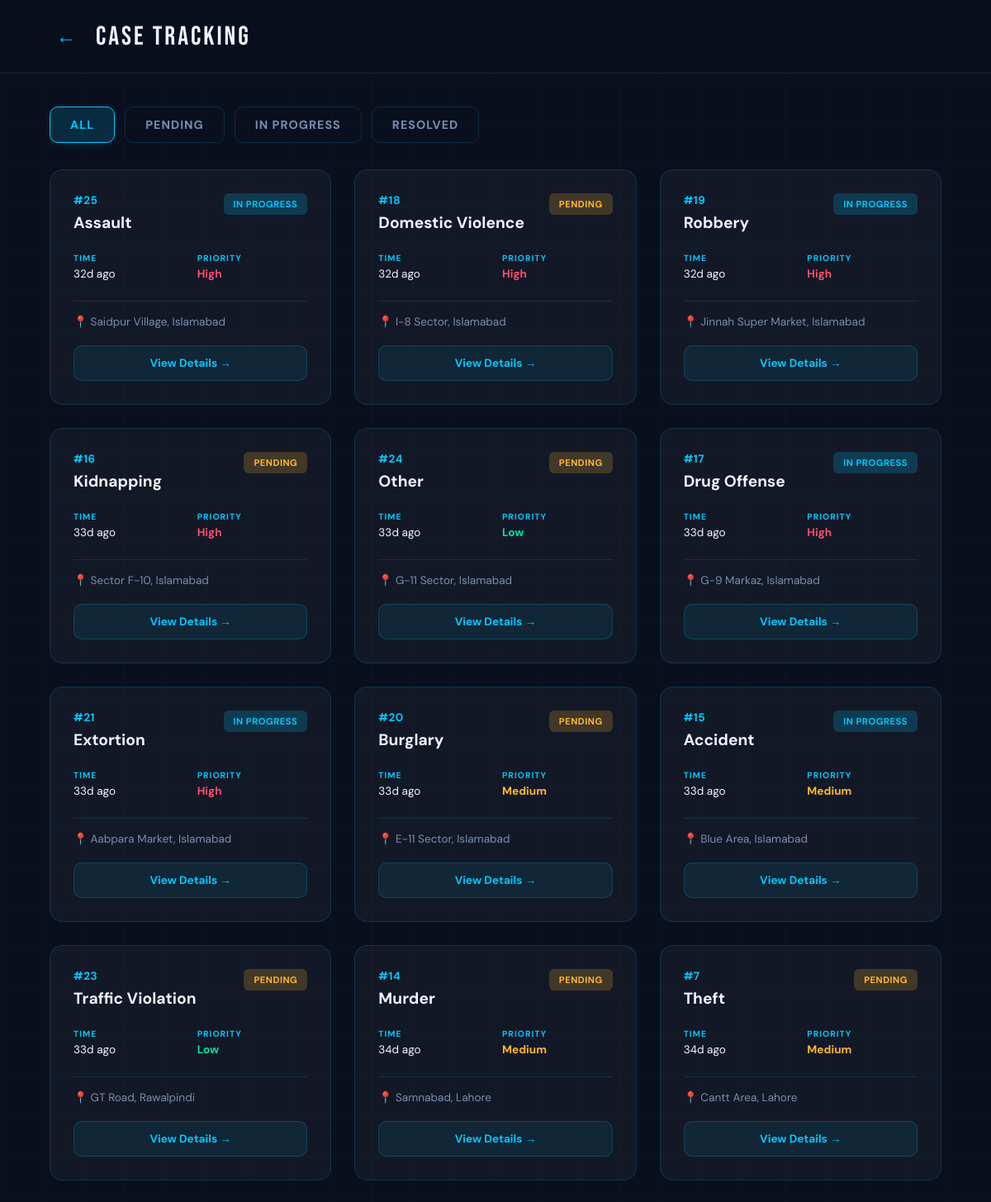
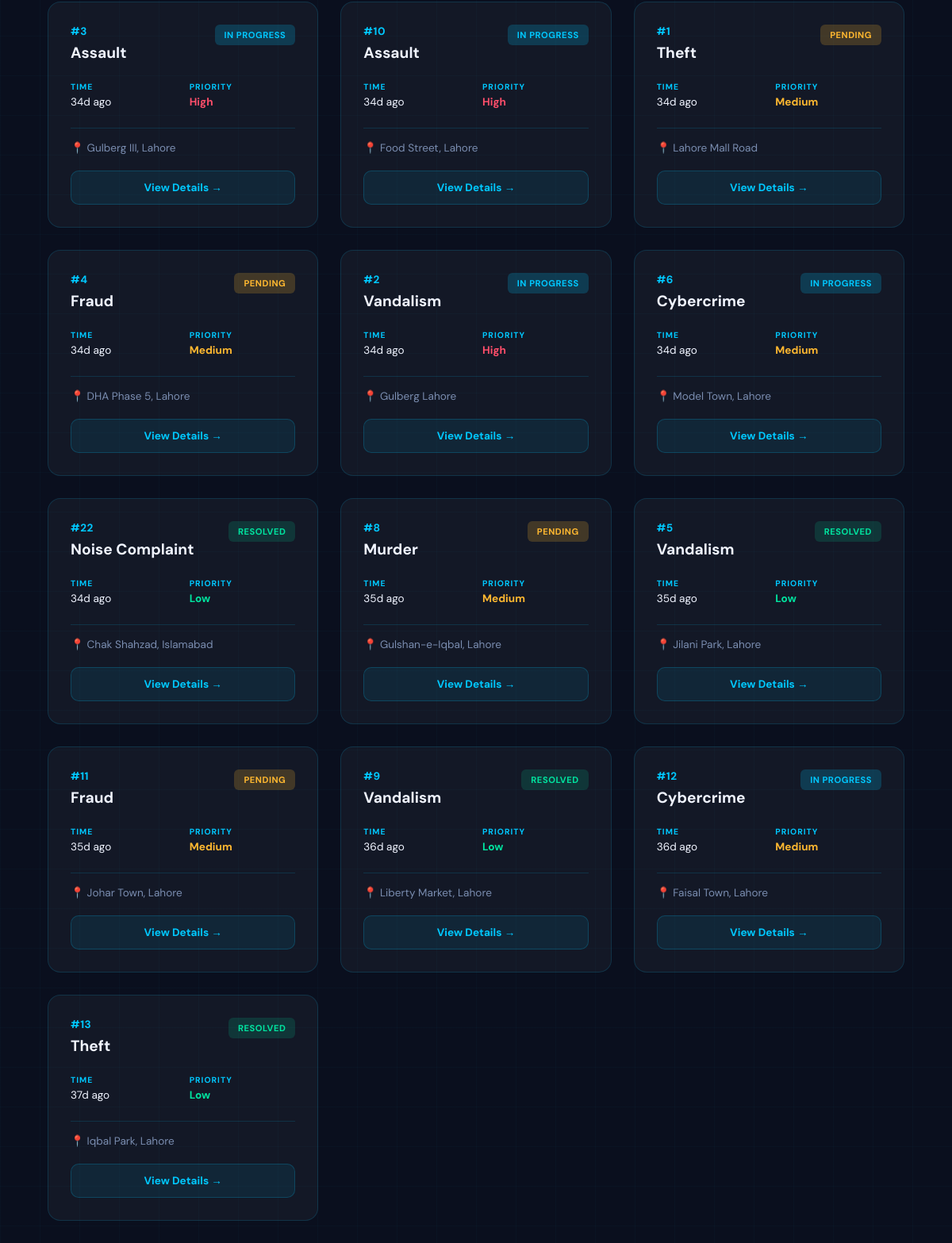
The app's page /case_tracking with its own data (2 pictures, top to bottom).
### tables this page shows
CREATE TABLE Cases (
    case_id INTEGER PRIMARY KEY AUTOINCREMENT,
    complaint_id INTEGER UNIQUE,
    assigned_police_id INTEGER,
    assigned_detective_id INTEGER,
    assigned_volunteer_id INTEGER,
    priority TEXT DEFAULT 'Medium' CHECK(priority IN ('High','Medium','Low')),
    notes TEXT,
    last_updated DATETIME DEFAULT CURRENT_TIMESTAMP,

    FOREIGN KEY (complaint_id) REFERENCES Complaints(complaint_id),
    FOREIGN KEY (assigned_police_id) REFERENCES AuthorizedPersonnel(personnel_id),
    FOREIGN KEY (assigned_detective_id) REFERENCES AuthorizedPersonnel(personnel_id),
    FOREIGN KEY (assigned_volunteer_id) REFERENCES AuthorizedPersonnel(personnel_id)
);

CREATE TABLE Complaints (
    complaint_id INTEGER PRIMARY KEY AUTOINCREMENT,
    user_id INTEGER,
    category_id INTEGER,
    description TEXT NOT NULL,
    location TEXT NOT NULL,
    status TEXT DEFAULT 'Pending' CHECK(status IN ('Pending','In Progress','Resolved')),
    created_at DATETIME DEFAULT CURRENT_TIMESTAMP,

    FOREIGN KEY (user_id) REFERENCES Citizens(citizen_id),
    FOREIGN KEY (category_id) REFERENCES CrimeCategories(category_id)
);

CREATE TABLE CrimeCategories (
    category_id INTEGER PRIMARY KEY AUTOINCREMENT,
    name TEXT UNIQUE NOT NULL
);

### app.py (the view)
@app.route('/case_tracking')
@app.route('/case_tracking/<filter_type>')
def case_tracking(filter_type=None):
    db = get_db_connection()
    if filter_type == 'high_priority':
        cases = db.execute('''
            SELECT c.complaint_id, cc.name as category_name, c.location, c.status,
                   cs.priority, c.created_at
            FROM Complaints c
            JOIN CrimeCategories cc ON c.category_id = cc.category_id
            JOIN Cases cs ON c.complaint_id = cs.complaint_id
            WHERE cs.priority = 'High'
            ORDER BY c.created_at DESC
        ''').fetchall()
    else:
        cases = db.execute('''
            SELECT c.complaint_id, cc.name as category_name, c.location, c.status,
                   cs.priority, c.created_at
            FROM Complaints c
            JOIN CrimeCategories cc ON c.category_id = cc.category_id
            LEFT JOIN Cases cs ON c.complaint_id = cs.complaint_id
            ORDER BY c.created_at DESC
        ''').fetchall()
    all_cases = []
    for c in cases:
        all_cases.append({
            'complaint_id': c['complaint_id'],
            'category_name': c['category_name'],
            'location': c['location'],
            'status': c['status'],
            'priority': c['priority'] if c['priority'] else 'Medium',
            'time_ago': time_ago(c['created_at'])
        })
    db.close()
    return render_template('case_tracking.html', cases=all_cases, filter_type=filter_type)

### app.py (called while the page is built)
def get_db_connection():
    conn = sqlite3.connect(DATABASE, timeout=10)
    conn.row_factory = sqlite3.Row
    return conn

def time_ago(dt_str):
    if not dt_str:
        return ''
    dt = datetime.strptime(dt_str, '%Y-%m-%d %H:%M:%S')
    now = datetime.utcnow()
    diff = now - dt
    minutes = int(diff.total_seconds() // 60)
    if minutes < 1:
        return 'Just now'
    elif minutes < 60:
        return f'{minutes}m ago'
    elif minutes < 1440:
        return f'{minutes // 60}h ago'
    else:
        return f'{minutes // 1440}d ago'

### templates/case_tracking.html (shortened to what this page needs)
<!DOCTYPE html>
<html lang="en">
<head>
</head>
<body>
  <div class="app-container">
    <div class="header">
      <button class="back-btn" onclick="window.history.back()">←</button>
      <div class="header-title">CASE TRACKING</div>
    </div>
    <div class="app-content">
      <div class="content">
        <div class="filter-tabs">
          <button class="filter-tab active" onclick="filterCases(this,'all')">All</button>
          <button class="filter-tab" onclick="filterCases(this,'Pending')">Pending</button>
          <button class="filter-tab" onclick="filterCases(this,'In Progress')">In Progress</button>
          <button class="filter-tab" onclick="filterCases(this,'Resolved')">Resolved</button>
        </div>
        <div id="caseList" class="cases-grid">
          {% for c in cases %}
          <div class="case-card" data-status="{{ c.status }}">
            <div class="case-top">
              <div>
                <div class="case-num">#{{ c.complaint_id }}</div>
                <div class="case-type">{{ c.category_name }}</div>
              </div>
              <span class="case-status {% if c.status == 'Pending' %}cs-pending{% elif c.status == 'In Progress' %}cs-progress{% else %}cs-resolved{% endif %}">{{ c.status }}</span>
            </div>
            <div class="case-meta">
              <div>
                <div class="meta-label">Time</div>
                <div>{{ c.time_ago }}</div>
              </div>
              <div>
                <div class="meta-label">Priority</div>
                <div class="{% if c.priority == 'High' %}pr-high{% elif c.priority == 'Medium' %}pr-med{% else %}pr-low{% endif %}">{{ c.priority if c.priority else 'Medium' }}</div>
              </div>
            </div>
            <div class="case-loc">📍 {{ c.location }}</div>
              <a href="/case_detail/{{ c.complaint_id }}{% if viewer_role == 'police' %}?assigned=1{% elif viewer_role == 'detective' %}?detective=1{% endif %}" class="view-btn">View Details →</a>
          </div>
          {% else %}
          <div class="empty-state">
            <div style="font-size:2.5rem;margin-bottom:16px;">📋</div>
            No cases found<br>
            <span style="font-size:0.8rem;opacity:0.7;">Your reported cases will appear here</span>
          </div>
          {% endfor %}
        </div>
      </div>
    </div>
  </div>
</body>
</html>

### records on screen
Cases: complaint_id "25", category_name "Assault", status "IN PROGRESS", time_ago "32d ago", priority "High", location "Saidpur Village, Islamabad"
Cases: complaint_id "18", category_name "Domestic Violence", status "PENDING", time_ago "32d ago", priority "High", location "I-8 Sector, Islamabad"
Cases: complaint_id "19", category_name "Robbery", status "IN PROGRESS", time_ago "32d ago", priority "High", location "Jinnah Super Market, Islamabad"
Cases: complaint_id "16", category_name "Kidnapping", status "PENDING", time_ago "33d ago", priority "High", location "Sector F-10, Islamabad"
Cases: complaint_id "24", category_name "Other", status "PENDING", time_ago "33d ago", priority "Low", location "G-11 Sector, Islamabad"
Cases: complaint_id "17", category_name "Drug Offense", status "IN PROGRESS", time_ago "33d ago", priority "High", location "G-9 Markaz, Islamabad"
Cases: complaint_id "21", category_name "Extortion", status "IN PROGRESS", time_ago "33d ago", priority "High", location "Aabpara Market, Islamabad"
Cases: complaint_id "20", category_name "Burglary", status "PENDING", time_ago "33d ago", priority "Medium", location "E-11 Sector, Islamabad"
Cases: complaint_id "15", category_name "Accident", status "IN PROGRESS", time_ago "33d ago", priority "Medium", location "Blue Area, Islamabad"
Cases: complaint_id "23", category_name "Traffic Violation", status "PENDING", time_ago "33d ago", priority "Low", location "GT Road, Rawalpindi"
Cases: complaint_id "14", category_name "Murder", status "PENDING", time_ago "34d ago", priority "Medium", location "Samnabad, Lahore"
Cases: complaint_id "7", category_name "Theft", status "PENDING", time_ago "34d ago", priority "Medium", location "Cantt Area, Lahore"
Cases: complaint_id "3", category_name "Assault", status "IN PROGRESS", time_ago "34d ago", priority "High", location "Gulberg III, Lahore"
Cases: complaint_id "10", category_name "Assault", status "IN PROGRESS", time_ago "34d ago", priority "High", location "Food Street, Lahore"
Cases: complaint_id "1", category_name "Theft", status "PENDING", time_ago "34d ago", priority "Medium", location "Lahore Mall Road"
Cases: complaint_id "4", category_name "Fraud", status "PENDING", time_ago "34d ago", priority "Medium", location "DHA Phase 5, Lahore"
Cases: complaint_id "2", category_name "Vandalism", status "IN PROGRESS", time_ago "34d ago", priority "High", location "Gulberg Lahore"
Cases: complaint_id "6", category_name "Cybercrime", status "IN PROGRESS", time_ago "34d ago", priority "Medium", location "Model Town, Lahore"
Cases: complaint_id "22", category_name "Noise Complaint", status "RESOLVED", time_ago "34d ago", priority "Low", location "Chak Shahzad, Islamabad"
Cases: complaint_id "8", category_name "Murder", status "PENDING", time_ago "35d ago", priority "Medium", location "Gulshan-e-Iqbal, Lahore"
Cases: complaint_id "5", category_name "Vandalism", status "RESOLVED", time_ago "35d ago", priority "Low", location "Jilani Park, Lahore"
Cases: complaint_id "11", category_name "Fraud", status "PENDING", time_ago "35d ago", priority "Medium", location "Johar Town, Lahore"
Cases: complaint_id "9", category_name "Vandalism", status "RESOLVED", time_ago "36d ago", priority "Low", location "Liberty Market, Lahore"
Cases: complaint_id "12", category_name "Cybercrime", status "IN PROGRESS", time_ago "36d ago", priority "Medium", location "Faisal Town, Lahore"
Cases: complaint_id "13", category_name "Theft", status "RESOLVED", time_ago "37d ago", priority "Low", location "Iqbal Park, Lahore"
